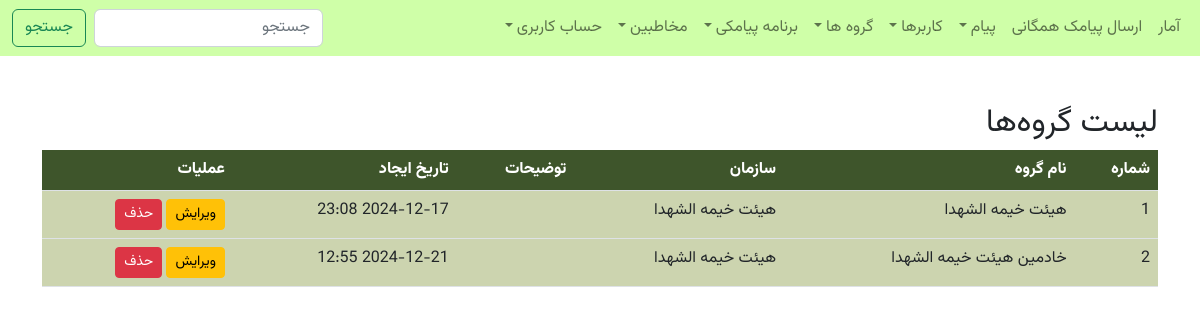
Page /organizations/group_list/ (signed in) on the earlier database version.
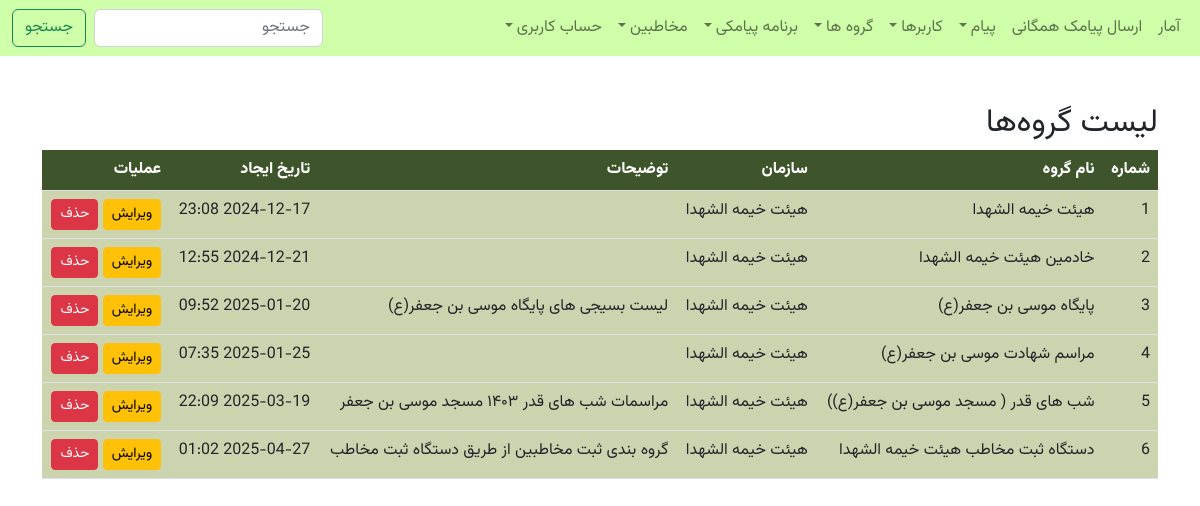
Same page on the later database version.
### organizations/models.py (models this page shows, shortened)
class Group(models.Model):
    name = models.CharField(max_length=255, verbose_name="نام گروه")
    organization = models.ForeignKey(Organization, on_delete=models.CASCADE, verbose_name="سازمان",
                                     related_name='groups')
    created_at = models.DateTimeField(default=timezone.now, verbose_name="تاریخ ایجاد", blank=True, null=True)
    description = models.TextField(blank=True, null=True, verbose_name="توضیحات درباره گروه")
    sms_code = models.CharField(max_length=100, blank=True, null=True, verbose_name="کد پیامک")
    class Meta:
        verbose_name = 'گروه'
        verbose_name_plural = 'گروه‌ها'

class Organization(models.Model):
    name = models.CharField(max_length=255, verbose_name="نام سازمان یا مجموعه")
    responsible_name = models.CharField(max_length=150, verbose_name="نام و نام خانوادگی مسئول", blank=True, null=True)
    responsible_phone = models.CharField(max_length=15, verbose_name="شماره تماس مسئول", blank=True, null=True)
    national_id = models.CharField(max_length=11, verbose_name="کد ملی مسئول", blank=True, null=True)
    created_at = models.DateTimeField(default=timezone.now, verbose_name="تاریخ ایجاد", blank=True, null=True)
    description = models.TextField(blank=True, null=True, verbose_name="توضیحات درباره سازمان یا مجموعه")
    class Meta:
        verbose_name = 'سازمان'
        verbose_name_plural = 'سازمان‌ها'

### organizations/views.py (the view)
# urls.py: path('group_list/', GroupListView.as_view(), name='group_list'),
class GroupListView(GroupAccessRequiredMixin, View):
    def get(self, request):
        if not request.user.is_authenticated:
            return redirect('login')
        groups = Group.objects.filter(organization=request.user.organization)
        return render(request, 'organization/group_list.html', {'data': {'groups': groups}})

### organizations/mixins.py (called while the page is built)
    @method_decorator(login_required)
    def dispatch(self, request, *args, **kwargs):
        if not request.user.can_access_groups:
            raise PermissionDenied("شما مجاز به دسترسی به این صفحه نیستید.")
        return super().dispatch(request, *args, **kwargs)

### organizations/templates/organization/group_list.html (shortened to what this page needs)
{% extends 'base.html' %}
{% load static %}
{% block content %}
    <div class="container mt-5">
        <h2>لیست گروه‌ها</h2>
        <table class="table" style="border-collapse: collapse; width: 100%;">
            <thead>
            <tr style="background-color: #3e552b; color: white;">
                <th>شماره</th>
                <th>نام گروه</th>
                <th>سازمان</th>
                <th>توضیحات</th>
                <th>تاریخ ایجاد</th>
                <th>عملیات</th>
            </tr>
            </thead>
            <tbody>
            {% for group in data.groups %}
                <tr style="background-color: #ccd4af;">
                    <td>{{ forloop.counter }}</td>
                    <td>{{ group.name }}</td>
                    <td>{{ group.organization.name }}</td>
                    <td>{{ group.description|truncatewords:10 }}</td>
                    <td>{{ group.created_at|date:"Y-m-d H:i" }}</td>
                    <td>
                        <a href="{% url 'group_edit' group.id %}" class="btn btn-sm btn-warning">ویرایش</a>
                        <button class="btn btn-sm btn-danger" onclick="confirmDelete('{{ group.id }}')">حذف</button>
                    </td>
                </tr>
            {% empty %}
                <tr>
                    <td colspan="6" class="text-center">هیچ گروهی یافت نشد</td>
                </tr>
            {% endfor %}
            </tbody>
        </table>
    </div>
{% endblock %}

### templates/base.html (shortened to what this page needs)
{% load static %}
<!DOCTYPE html>
<html lang="ar" dir="rtl">
<head>
    <link rel="stylesheet" href="{% static 'css/bootstrap.rtl.min.css' %}" />
    <link rel="stylesheet" href="{% static 'css/style.css' %}" />
</head>
<body>
    {% include 'includes/header.html' %}
    <main>
        {% block content %}{% endblock %}
    </main>
</body>
</html>

### templates/includes/header.html (shortened to what this page needs)
{% load static %}
<!DOCTYPE html>
<html lang="ar" dir="rtl">
<head>
    <link rel="stylesheet" href="{% static 'css/bootstrap.rtl.min.css' %}"/>
    <link rel="stylesheet" href="{% static 'css/style.css' %}"/>
</head>
<body>
<nav class="navbar navbar-expand-lg navbar-light header-list-sys">
    <div class="container-fluid">
        <div class="collapse navbar-collapse" id="navbarSupportedContent">
            <ul class="navbar-nav me-auto mb-2 mb-lg-0">
                <li class="nav-item">
                    <a class="nav-link" href="{% url 'home' %}" role="button" aria-expanded="false">آمار</a>
                </li>
                {% if request.user.can_send_bulk_sms %}
                    <li class="nav-item">
                        <a class="nav-link" href="{% url 'list_contacts_in_task_user' %}" role="button"
                           aria-expanded="false">ارسال پیامک
                            همگانی</a>
                    </li>
                {% endif %}
                {% if request.user.can_access_messages %}
                    <li class="nav-item dropdown">
                        <a class="nav-link dropdown-toggle" href="#" id="navbarDropdown" role="button"
                           data-bs-toggle="dropdown" aria-expanded="false">پیام</a>
                    </li>
                {% endif %}
                {% if request.user.can_access_users %}
                    <li class="nav-item dropdown">
                        <a class="nav-link dropdown-toggle" href="#" id="navbarDropdown" role="button"
                           data-bs-toggle="dropdown" aria-expanded="false">کاربرها</a>
                    </li>
                {% endif %}
                {% if request.user.can_access_groups %}
                    <li class="nav-item dropdown">
                        <a class="nav-link dropdown-toggle" href="#" id="navbarDropdown" role="button"
                           data-bs-toggle="dropdown" aria-expanded="false">گروه ها</a>
                    </li>
                {% endif %}
                {% if request.user.can_access_sms_program %}
                    <li class="nav-item dropdown">
                        <a class="nav-link dropdown-toggle" href="#" id="navbarDropdown" role="button"
                           data-bs-toggle="dropdown" aria-expanded="false">برنامه پیامکی</a>
                    </li>
                {% endif %}
                {% if request.user.can_access_contacts %}
                    <li class="nav-item dropdown">
                        <a class="nav-link dropdown-toggle" href="#" id="navbarDropdown" role="button"
                           data-bs-toggle="dropdown" aria-expanded="false">مخاطبین</a>
                    </li>
                {% endif %}
                <li class="nav-item dropdown">
                    <a class="nav-link dropdown-toggle" href="#" id="navbarDropdown" role="button"
                       data-bs-toggle="dropdown" aria-expanded="false">حساب کاربری</a>
                </li>
            </ul>
            {% if request.user.can_access_users %}
                <form class="d-flex" method="GET" action="{% url 'contact_list' %}">
                    <input class="form-control me-2" type="search" name="search" placeholder="جستجو"
                           aria-label="Search" value="{{ search_query }}"/>
                    <button class="btn btn-outline-success" type="submit">جستجو</button>
                </form>
            {% endif %}
        </div>
    </div>
</nav>
</body>
</html>

### static/css/style.css (style rules this page uses)
body { margin: 0; font-family: vazir, sans-serif; }
.header-list-sys { background-color: #cfffa8; color: #479d00; }

Differences in the rows shown:
added Group: name "پایگاه موسی بن جعفر(ع)", organization.name "هیئت خیمه الشهدا", description "لیست بسیجی های پایگاه موسی بن جعفر(ع)", created_at "2025-01-20 09:52"
added Group: name "مراسم شهادت موسی بن جعفر(ع)", organization.name "هیئت خیمه الشهدا", created_at "2025-01-25 07:35"
added Group: name "شب های قدر ( مسجد موسی بن جعفر(ع))", organization.name "هیئت خیمه الشهدا", description "مراسمات شب های قدر ۱۴۰۳ مسجد موسی بن جعفر", created_at "2025-03-19 22:09"
added Group: name "دستگاه ثبت مخاطب هیئت خیمه الشهدا", organization.name "هیئت خیمه الشهدا", description "گروه بندی ثبت مخاطبین از طریق دستگاه ثبت مخاطب", created_at "2025-04-27 01:02"
